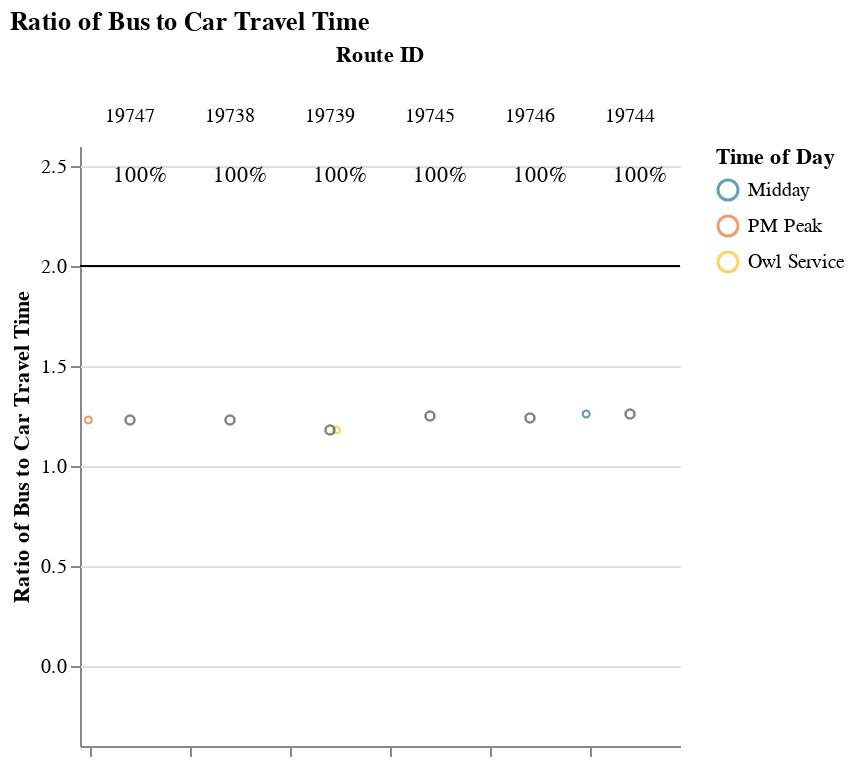
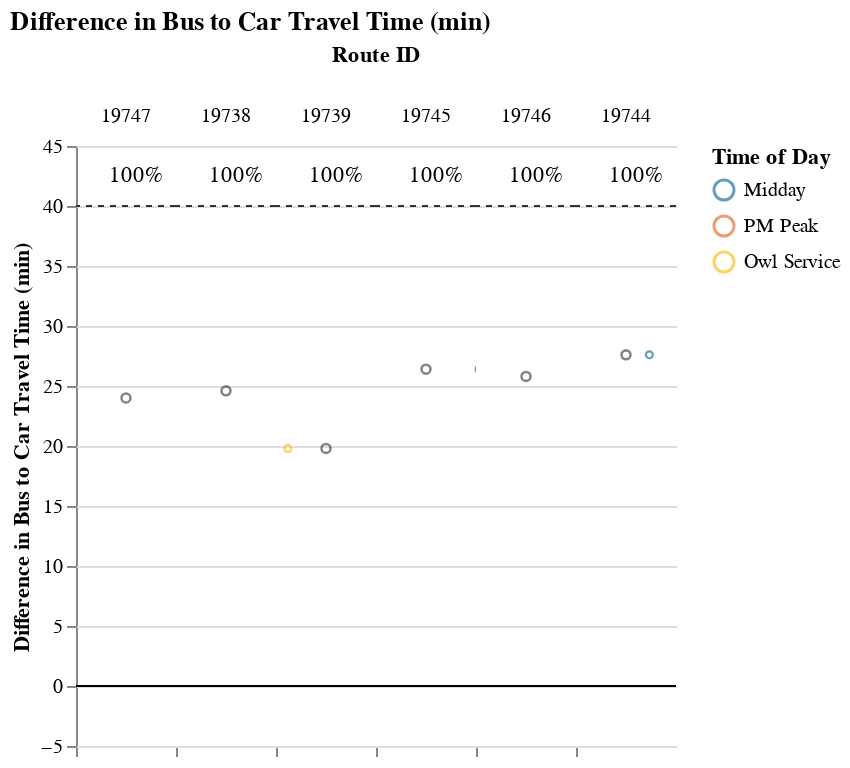

The notebook cell these images were saved under, in order:
### Markdown cell above
### Long Routes (> 1.5 hrs)

### Code cell
route_group = "long"
try:
    display_charts_for_route_group(df, route_group)
except:
    print("No routes meet this criteria.")

### Figure 1 — Vega-Lite specification as saved in the notebook (floating-point values rounded to 4 significant figures)
{"config": {"view": {"continuousWidth": 400, "continuousHeight": 300, "stroke": null}, "facet": {"spacing": 0}}, "data": {"name": "data-47df45beb937a99460d689e30431505e"}, "facet": {"column": {"field": "route_id", "sort": ["19747", "19738", "19739", "19745", "19746", "19744"], "title": "Route ID", "type": "nominal"}}, "spec": {"layer": [{"mark": "rule", "encoding": {"color": {"value": "black"}, "y": {"field": "cutoff", "type": "quantitative"}}, "selection": {"selector001": {"type": "interval", "bind": "scales", "encodings": ["x", "y"]}}}, {"mark": {"type": "point", "opacity": 0.65, "size": 12, "strokeWidth": 1.1}, "encoding": {"color": {"field": "time_of_day", "scale": {"range": ["#136C97", "#E16B26", "#F6BF16", "#00896B", "#7790A3", "#5B559C"]}, "sort": ["AM Peak", "Midday", "PM Peak", "Owl Service"], "title": "Time of Day", "type": "nominal"}, "tooltip": [{"field": "route_id", "type": "nominal"}, {"field": "trip_id", "type": "nominal"}, {"field": "service_hours", "type": "quantitative"}, {"field": "car_duration_hours", "type": "quantitative"}, {"field": "bus_multiplier", "type": "quantitative"}, {"field": "bus_difference", "type": "quantitative"}, {"field": "num_trips", "type": "quantitative"}, {"field": "num_competitive", "type": "quantitative"}, {"field": "pct_trips_competitive", "type": "quantitative"}, {"field": "p25", "type": "quantitative"}, {"field": "p50", "type": "quantitative"}, {"field": "p75", "type": "quantitative"}], "x": {"axis": {"grid": false, "labels": false, "ticks": true, "values": [0]}, "field": "jitter", "scale": {}, "title": null, "type": "quantitative"}, "y": {"field": "bus_multiplier", "scale": {"domain": [-0.25, 2.5]}, "title": "Ratio of Bus to Car Travel Time", "type": "quantitative"}}, "transform": [{"calculate": "sqrt(-2*log(random()))*cos(2*PI*random())", "as": "jitter"}], "width": 50}, {"layer": [{"mark": {"type": "point", "opacity": 0.6, "size": 20, "strokeWidth": 1.3}, "encoding": {"color": {"value": "#323434"}, "y": {"field": "bus_multiplier", "type": "quantitative"}}, "transform": [{"filter": "(datum.p50_trip === 1)"}]}, {"mark": {"type": "text", "align": "center", "baseline": "middle"}, "encoding": {"color": {"value": "black"}, "text": {"field": "pct_trips_competitive", "format": ".0%", "type": "quantitative"}, "tooltip": [{"field": "route_id", "type": "nominal"}, {"field": "trip_id", "type": "nominal"}, {"field": "service_hours", "type": "quantitative"}, {"field": "car_duration_hours", "type": "quantitative"}, {"field": "bus_multiplier", "type": "quantitative"}, {"field": "bus_difference", "type": "quantitative"}, {"field": "num_trips", "type": "quantitative"}, {"field": "num_competitive", "type": "quantitative"}, {"field": "pct_trips_competitive", "type": "quantitative"}, {"field": "p25", "type": "quantitative"}, {"field": "p50", "type": "quantitative"}, {"field": "p75", "type": "quantitative"}], "x": {"value": 30}, "y": {"value": 15}}, "transform": [{"calculate": "sqrt(-2*log(random()))*cos(2*PI*random())", "as": "jitter"}, {"filter": "(datum.fastest_trip === 1)"}]}]}]}, "resolve": {"scale": {"y": "shared"}}, "title": "Ratio of Bus to Car Travel Time", "$schema": "https://vega.github.io/schema/vega-lite/v4.17.0.json", "datasets": {"data-47df45beb937a99460d689e30431505e": [{"calitp_itp_id": 360, "trip_key": 8985717705295804941, "trip_id": "t_1969650_b_33469_tn_0", "shape_id": "p_786923", "route_id": "19738", "service_hours": 2.18, "trip_first_departure_ts": 15300, "trip_last_arrival_ts": 23160, "departure_hour": 4, "time_of_day": "Owl Service", "p25": 2.18, "p50": 2.18, "p75": 2.18, "p50_trip": 1, "fastest_trip": 1, "car_duration_hours": 1.77, "competitive_route": 1, "bus_multiplier": 1.23, "bus_difference": 24.6, "num_trips": 1, "num_competitive": 1, "pct_trips_competitive": 1.0, "bus_difference_spread": 0.0, "route_group": "long", "max_trip_hrs": 2.18, "max_trip_route_group": 2.23, "name": "Victor Valley Transit Authority", "caltrans_district": "08 - San Bernardino", "drmt_organization_name": "['rec8ccUI3fSvlUoX6']", "cutoff2": 40, "cutoff": 2}, {"calitp_itp_id": 360, "trip_key": 1903237178008776328, "trip_id": "t_1969663_b_33469_tn_0", "shape_id": "p_787383", "route_id": "19739", "service_hours": 2.18, "trip_first_departure_ts": 18900, "trip_last_arrival_ts": 26760, "departure_hour": 5, "time_of_day": "Owl Service", "p25": 2.18, "p50": 2.18, "p75": 2.18, "p50_trip": 1, "fastest_trip": 1, "car_duration_hours": 1.85, "competitive_route": 1, "bus_multiplier": 1.18, "bus_difference": 19.8, "num_trips": 1, "num_competitive": 1, "pct_trips_competitive": 1.0, "bus_difference_spread": 0.0, "route_group": "long", "max_trip_hrs": 2.18, "max_trip_route_group": 2.23, "name": "Victor Valley Transit Authority", "caltrans_district": "08 - San Bernardino", "drmt_organization_name": "['rec8ccUI3fSvlUoX6']", "cutoff2": 40, "cutoff": 2}, {"calitp_itp_id": 360, "trip_key": 5062130849368922554, "trip_id": "t_1969662_b_33469_tn_0", "shape_id": "p_7110", "route_id": "19744", "service_hours": 2.23, "trip_first_departure_ts": 56700, "trip_last_arrival_ts": 64740, "departure_hour": 15, "time_of_day": "Midday", "p25": 2.23, "p50": 2.23, "p75": 2.23, "p50_trip": 1, "fastest_trip": 1, "car_duration_hours": 1.77, "competitive_route": 1, "bus_multiplier": 1.26, "bus_difference": 27.6, "num_trips": 1, "num_competitive": 1, "pct_trips_competitive": 1.0, "bus_difference_spread": 0.0, "route_group": "long", "max_trip_hrs": 2.23, "max_trip_route_group": 2.23, "name": "Victor Valley Transit Authority", "caltrans_district": "08 - San Bernardino", "drmt_organization_name": "['rec8ccUI3fSvlUoX6']", "cutoff2": 40, "cutoff": 2}, {"calitp_itp_id": 360, "trip_key": -2363431273908436313, "trip_id": "t_1969649_b_33469_tn_0", "shape_id": "p_786922", "route_id": "19745", "service_hours": 2.2, "trip_first_departure_ts": 58500, "trip_last_arrival_ts": 66420, "departure_hour": 16, "time_of_day": "Midday", "p25": 2.2, "p50": 2.2, "p75": 2.2, "p50_trip": 1, "fastest_trip": 1, "car_duration_hours": 1.76, "competitive_route": 1, "bus_multiplier": 1.25, "bus_difference": 26.4, "num_trips": 1, "num_competitive": 1, "pct_trips_competitive": 1.0, "bus_difference_spread": 0.0, "route_group": "long", "max_trip_hrs": 2.2, "max_trip_route_group": 2.23, "name": "Victor Valley Transit Authority", "caltrans_district": "08 - San Bernardino", "drmt_organization_name": "['rec8ccUI3fSvlUoX6']", "cutoff2": 40, "cutoff": 2}, {"calitp_itp_id": 360, "trip_key": -8099416221705448183, "trip_id": "t_1969667_b_33469_tn_0", "shape_id": "p_787380", "route_id": "19746", "service_hours": 2.2, "trip_first_departure_ts": 60300, "trip_last_arrival_ts": 68220, "departure_hour": 16, "time_of_day": "Midday", "p25": 2.2, "p50": 2.2, "p75": 2.2, "p50_trip": 1, "fastest_trip": 1, "car_duration_hours": 1.77, "competitive_route": 1, "bus_multiplier": 1.24, "bus_difference": 25.8, "num_trips": 1, "num_competitive": 1, "pct_trips_competitive": 1.0, "bus_difference_spread": 0.0, "route_group": "long", "max_trip_hrs": 2.2, "max_trip_route_group": 2.23, "name": "Victor Valley Transit Authority", "caltrans_district": "08 - San Bernardino", "drmt_organization_name": "['rec8ccUI3fSvlUoX6']", "cutoff2": 40, "cutoff": 2}, {"calitp_itp_id": 360, "trip_key": -990112324361063202, "trip_id": "t_1969666_b_33469_tn_0", "shape_id": "p_914830", "route_id": "19747", "service_hours": 2.17, "trip_first_departure_ts": 65400, "trip_last_arrival_ts": 73200, "departure_hour": 18, "time_of_day": "PM Peak", "p25": 2.17, "p50": 2.17, "p75": 2.17, "p50_trip": 1, "fastest_trip": 1, "car_duration_hours": 1.77, "competitive_route": 1, "bus_multiplier": 1.23, "bus_difference": 24.0, "num_trips": 1, "num_competitive": 1, "pct_trips_competitive": 1.0, "bus_difference_spread": 0.0, "route_group": "long", "max_trip_hrs": 2.17, "max_trip_route_group": 2.23, "name": "Victor Valley Transit Authority", "caltrans_district": "08 - San Bernardino", "drmt_organization_name": "['rec8ccUI3fSvlUoX6']", "cutoff2": 40, "cutoff": 2}]}}

### Figure 2 — Vega-Lite specification as saved in the notebook (floating-point values rounded to 4 significant figures)
{"config": {"view": {"continuousWidth": 400, "continuousHeight": 300, "stroke": null}, "facet": {"spacing": 0}}, "data": {"name": "data-be4380702fe2fc103986f096bcb51d75"}, "facet": {"column": {"field": "route_id", "sort": ["19747", "19738", "19739", "19745", "19746", "19744"], "title": "Route ID", "type": "nominal"}}, "spec": {"layer": [{"mark": "rule", "encoding": {"color": {"value": "black"}, "y": {"field": "cutoff", "type": "quantitative"}}, "selection": {"selector002": {"type": "interval", "bind": "scales", "encodings": ["x", "y"]}}}, {"mark": {"type": "rule", "strokeDash": [3, 3]}, "encoding": {"color": {"value": "#323434"}, "y": {"field": "cutoff2", "type": "quantitative"}}}, {"mark": {"type": "point", "opacity": 0.65, "size": 12, "strokeWidth": 1.1}, "encoding": {"color": {"field": "time_of_day", "scale": {"range": ["#136C97", "#E16B26", "#F6BF16", "#00896B", "#7790A3", "#5B559C"]}, "sort": ["AM Peak", "Midday", "PM Peak", "Owl Service"], "title": "Time of Day", "type": "nominal"}, "tooltip": [{"field": "route_id", "type": "nominal"}, {"field": "trip_id", "type": "nominal"}, {"field": "service_hours", "type": "quantitative"}, {"field": "car_duration_hours", "type": "quantitative"}, {"field": "bus_multiplier", "type": "quantitative"}, {"field": "bus_difference", "type": "quantitative"}, {"field": "num_trips", "type": "quantitative"}, {"field": "num_competitive", "type": "quantitative"}, {"field": "pct_trips_competitive", "type": "quantitative"}, {"field": "p25", "type": "quantitative"}, {"field": "p50", "type": "quantitative"}, {"field": "p75", "type": "quantitative"}], "x": {"axis": {"grid": false, "labels": false, "ticks": true, "values": [0]}, "field": "jitter", "scale": {}, "title": null, "type": "quantitative"}, "y": {"field": "bus_difference", "scale": {"domain": [-5, 45.0]}, "title": "Difference in Bus to Car Travel Time (min)", "type": "quantitative"}}, "transform": [{"calculate": "sqrt(-2*log(random()))*cos(2*PI*random())", "as": "jitter"}], "width": 50}, {"layer": [{"mark": {"type": "point", "opacity": 0.6, "size": 20, "strokeWidth": 1.3}, "encoding": {"color": {"value": "#323434"}, "y": {"field": "bus_difference", "type": "quantitative"}}, "transform": [{"filter": "(datum.p50_trip === 1)"}]}, {"mark": {"type": "text", "align": "center", "baseline": "middle"}, "encoding": {"color": {"value": "black"}, "text": {"field": "pct_trips_competitive", "format": ".0%", "type": "quantitative"}, "tooltip": [{"field": "route_id", "type": "nominal"}, {"field": "trip_id", "type": "nominal"}, {"field": "service_hours", "type": "quantitative"}, {"field": "car_duration_hours", "type": "quantitative"}, {"field": "bus_multiplier", "type": "quantitative"}, {"field": "bus_difference", "type": "quantitative"}, {"field": "num_trips", "type": "quantitative"}, {"field": "num_competitive", "type": "quantitative"}, {"field": "pct_trips_competitive", "type": "quantitative"}, {"field": "p25", "type": "quantitative"}, {"field": "p50", "type": "quantitative"}, {"field": "p75", "type": "quantitative"}], "x": {"value": 30}, "y": {"value": 15}}, "transform": [{"calculate": "sqrt(-2*log(random()))*cos(2*PI*random())", "as": "jitter"}, {"filter": "(datum.fastest_trip === 1)"}]}]}]}, "resolve": {"scale": {"y": "shared"}}, "title": "Difference in Bus to Car Travel Time (min)", "$schema": "https://vega.github.io/schema/vega-lite/v4.17.0.json", "datasets": {"data-be4380702fe2fc103986f096bcb51d75": [{"calitp_itp_id": 360, "trip_key": 8985717705295804941, "trip_id": "t_1969650_b_33469_tn_0", "shape_id": "p_786923", "route_id": "19738", "service_hours": 2.18, "trip_first_departure_ts": 15300, "trip_last_arrival_ts": 23160, "departure_hour": 4, "time_of_day": "Owl Service", "p25": 2.18, "p50": 2.18, "p75": 2.18, "p50_trip": 1, "fastest_trip": 1, "car_duration_hours": 1.77, "competitive_route": 1, "bus_multiplier": 1.23, "bus_difference": 24.6, "num_trips": 1, "num_competitive": 1, "pct_trips_competitive": 1.0, "bus_difference_spread": 0.0, "route_group": "long", "max_trip_hrs": 2.18, "max_trip_route_group": 2.23, "name": "Victor Valley Transit Authority", "caltrans_district": "08 - San Bernardino", "drmt_organization_name": "['rec8ccUI3fSvlUoX6']", "cutoff2": 40, "cutoff": 0}, {"calitp_itp_id": 360, "trip_key": 1903237178008776328, "trip_id": "t_1969663_b_33469_tn_0", "shape_id": "p_787383", "route_id": "19739", "service_hours": 2.18, "trip_first_departure_ts": 18900, "trip_last_arrival_ts": 26760, "departure_hour": 5, "time_of_day": "Owl Service", "p25": 2.18, "p50": 2.18, "p75": 2.18, "p50_trip": 1, "fastest_trip": 1, "car_duration_hours": 1.85, "competitive_route": 1, "bus_multiplier": 1.18, "bus_difference": 19.8, "num_trips": 1, "num_competitive": 1, "pct_trips_competitive": 1.0, "bus_difference_spread": 0.0, "route_group": "long", "max_trip_hrs": 2.18, "max_trip_route_group": 2.23, "name": "Victor Valley Transit Authority", "caltrans_district": "08 - San Bernardino", "drmt_organization_name": "['rec8ccUI3fSvlUoX6']", "cutoff2": 40, "cutoff": 0}, {"calitp_itp_id": 360, "trip_key": 5062130849368922554, "trip_id": "t_1969662_b_33469_tn_0", "shape_id": "p_7110", "route_id": "19744", "service_hours": 2.23, "trip_first_departure_ts": 56700, "trip_last_arrival_ts": 64740, "departure_hour": 15, "time_of_day": "Midday", "p25": 2.23, "p50": 2.23, "p75": 2.23, "p50_trip": 1, "fastest_trip": 1, "car_duration_hours": 1.77, "competitive_route": 1, "bus_multiplier": 1.26, "bus_difference": 27.6, "num_trips": 1, "num_competitive": 1, "pct_trips_competitive": 1.0, "bus_difference_spread": 0.0, "route_group": "long", "max_trip_hrs": 2.23, "max_trip_route_group": 2.23, "name": "Victor Valley Transit Authority", "caltrans_district": "08 - San Bernardino", "drmt_organization_name": "['rec8ccUI3fSvlUoX6']", "cutoff2": 40, "cutoff": 0}, {"calitp_itp_id": 360, "trip_key": -2363431273908436313, "trip_id": "t_1969649_b_33469_tn_0", "shape_id": "p_786922", "route_id": "19745", "service_hours": 2.2, "trip_first_departure_ts": 58500, "trip_last_arrival_ts": 66420, "departure_hour": 16, "time_of_day": "Midday", "p25": 2.2, "p50": 2.2, "p75": 2.2, "p50_trip": 1, "fastest_trip": 1, "car_duration_hours": 1.76, "competitive_route": 1, "bus_multiplier": 1.25, "bus_difference": 26.4, "num_trips": 1, "num_competitive": 1, "pct_trips_competitive": 1.0, "bus_difference_spread": 0.0, "route_group": "long", "max_trip_hrs": 2.2, "max_trip_route_group": 2.23, "name": "Victor Valley Transit Authority", "caltrans_district": "08 - San Bernardino", "drmt_organization_name": "['rec8ccUI3fSvlUoX6']", "cutoff2": 40, "cutoff": 0}, {"calitp_itp_id": 360, "trip_key": -8099416221705448183, "trip_id": "t_1969667_b_33469_tn_0", "shape_id": "p_787380", "route_id": "19746", "service_hours": 2.2, "trip_first_departure_ts": 60300, "trip_last_arrival_ts": 68220, "departure_hour": 16, "time_of_day": "Midday", "p25": 2.2, "p50": 2.2, "p75": 2.2, "p50_trip": 1, "fastest_trip": 1, "car_duration_hours": 1.77, "competitive_route": 1, "bus_multiplier": 1.24, "bus_difference": 25.8, "num_trips": 1, "num_competitive": 1, "pct_trips_competitive": 1.0, "bus_difference_spread": 0.0, "route_group": "long", "max_trip_hrs": 2.2, "max_trip_route_group": 2.23, "name": "Victor Valley Transit Authority", "caltrans_district": "08 - San Bernardino", "drmt_organization_name": "['rec8ccUI3fSvlUoX6']", "cutoff2": 40, "cutoff": 0}, {"calitp_itp_id": 360, "trip_key": -990112324361063202, "trip_id": "t_1969666_b_33469_tn_0", "shape_id": "p_914830", "route_id": "19747", "service_hours": 2.17, "trip_first_departure_ts": 65400, "trip_last_arrival_ts": 73200, "departure_hour": 18, "time_of_day": "PM Peak", "p25": 2.17, "p50": 2.17, "p75": 2.17, "p50_trip": 1, "fastest_trip": 1, "car_duration_hours": 1.77, "competitive_route": 1, "bus_multiplier": 1.23, "bus_difference": 24.0, "num_trips": 1, "num_competitive": 1, "pct_trips_competitive": 1.0, "bus_difference_spread": 0.0, "route_group": "long", "max_trip_hrs": 2.17, "max_trip_route_group": 2.23, "name": "Victor Valley Transit Authority", "caltrans_district": "08 - San Bernardino", "drmt_organization_name": "['rec8ccUI3fSvlUoX6']", "cutoff2": 40, "cutoff": 0}]}}
